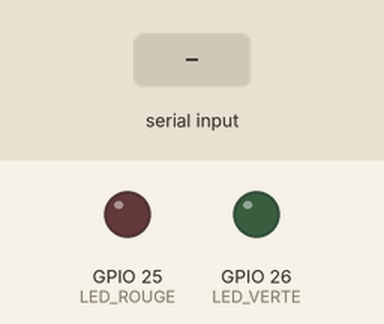
Simulated run of this sketch. Board: ESP32. Parts: output pins drawn as LEDs (lit = HIGH). The inputs (shaded band) are chosen by the test bench. What the sketch prints to the serial monitor is not drawn.

Above: at 2.2 s.
2.3 s: "rouge\n" received over Serial
At 2.8 s:
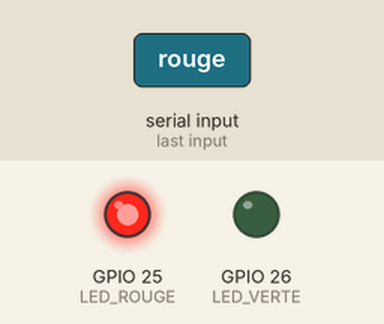
3.8 s: "vert\n" received over Serial
At 5.0 s:
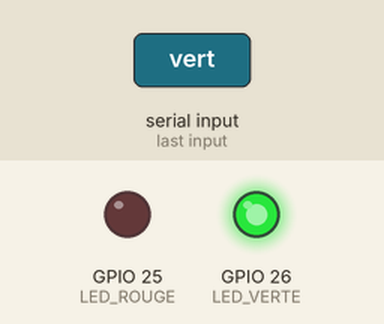
Timing chart, 0 to 6.8 s (numbered marks = the images above; inputs shaded):
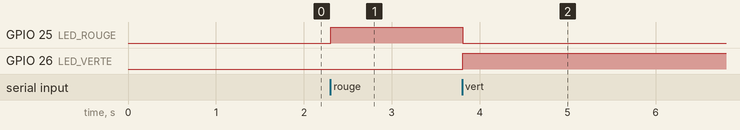

The sketch:

led-control.ino
```cpp
// Contrôle de LEDs via commandes série
// Pour LilyGO A7670G - Exercice 7.6
// Commandes acceptées: "rouge" ou "vert"

// Définition des pins pour les LEDs
#define LED_ROUGE 25  // Pin GPIO pour LED rouge
#define LED_VERTE 26  // Pin GPIO pour LED verte

String commandeRecue = "";  // Buffer pour stocker la commande

void setup() {
  // Initialiser la communication série
  Serial.begin(115200);
  delay(1000);

  // Configurer les pins des LEDs en sortie
  pinMode(LED_ROUGE, OUTPUT);
  pinMode(LED_VERTE, OUTPUT);

  // Éteindre toutes les LEDs au démarrage
  digitalWrite(LED_ROUGE, LOW);
  digitalWrite(LED_VERTE, LOW);

  Serial.println("========================================");
  Serial.println("Contrôle de LEDs via Port Série");
  Serial.println("========================================");
  Serial.println("Commandes disponibles:");
  Serial.println("  - rouge : Allume LED rouge, éteint LED verte");
  Serial.println("  - vert  : Allume LED verte, éteint LED rouge");
  Serial.println("========================================");
  Serial.println("En attente de commandes...");
}

void loop() {
  // Vérifier si des données sont disponibles sur le port série
  if (Serial.available() > 0) {
    // Lire la commande jusqu'au caractère de fin de ligne
    commandeRecue = Serial.readStringUntil('\n');

    // Nettoyer la commande (enlever espaces et retours chariot)
    commandeRecue.trim();
    commandeRecue.toLowerCase();  // Convertir en minuscules

    // Afficher la commande reçue
    Serial.print("Commande reçue: '");
    Serial.print(commandeRecue);
    Serial.println("'");

    // Traiter la commande
    if (commandeRecue == "rouge") {
      // Allumer LED rouge, éteindre LED verte
      digitalWrite(LED_ROUGE, HIGH);
      digitalWrite(LED_VERTE, LOW);
      Serial.println("→ LED ROUGE allumée, LED VERTE éteinte");

    } else if (commandeRecue == "vert" || commandeRecue == "verte") {
      // Allumer LED verte, éteindre LED rouge
      digitalWrite(LED_ROUGE, LOW);
      digitalWrite(LED_VERTE, HIGH);
      Serial.println("→ LED VERTE allumée, LED ROUGE éteinte");

    } else if (commandeRecue == "off" || commandeRecue == "eteindre") {
      // Éteindre toutes les LEDs
      digitalWrite(LED_ROUGE, LOW);
      digitalWrite(LED_VERTE, LOW);
      Serial.println("→ Toutes les LEDs éteintes");

    } else {
      // Commande non reconnue
      Serial.println("→ Commande non reconnue!");
      Serial.println("   Utilisez: rouge, vert, ou off");
    }

    // Vider le buffer
    commandeRecue = "";
  }

  // Petite pause pour éviter de surcharger le processeur
  delay(10);
}
```

Measured:
- after the input at 2.3 s, GPIO 25 (LED_ROUGE): LOW → HIGH at once
- after the input at 3.8 s, GPIO 25 (LED_ROUGE): HIGH → LOW at once; GPIO 26 (LED_VERTE): LOW → HIGH at once
